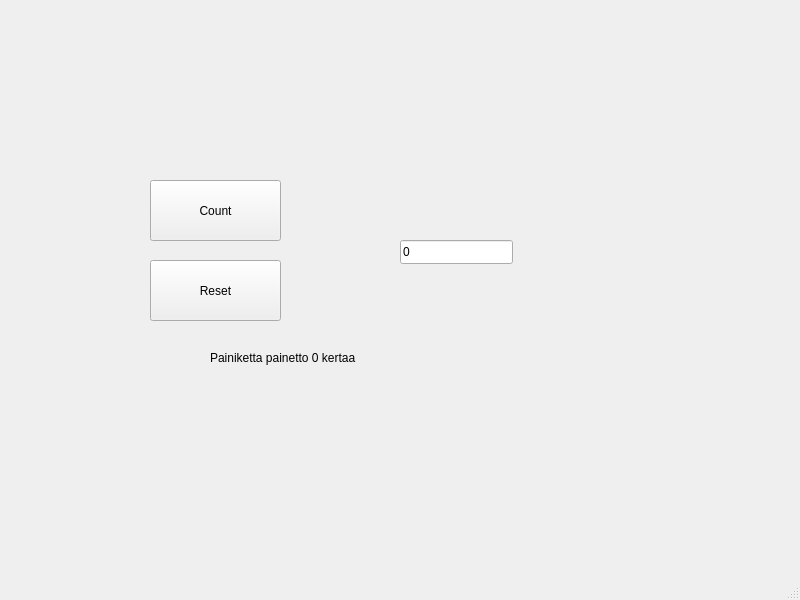
<?xml version="1.0" encoding="UTF-8"?>
<ui version="4.0">
 <class>MainWindow</class>
 <widget class="QMainWindow" name="MainWindow">
  <property name="geometry">
   <rect>
    <x>0</x>
    <y>0</y>
    <width>800</width>
    <height>600</height>
   </rect>
  </property>
  <property name="windowTitle">
   <string>MainWindow</string>
  </property>
  <widget class="QWidget" name="centralwidget">
   <widget class="QPushButton" name="btnCount">
    <property name="geometry">
     <rect>
      <x>150</x>
      <y>180</y>
      <width>131</width>
      <height>61</height>
     </rect>
    </property>
    <property name="text">
     <string>Count</string>
    </property>
   </widget>
   <widget class="QPushButton" name="btnReset">
    <property name="geometry">
     <rect>
      <x>150</x>
      <y>260</y>
      <width>131</width>
      <height>61</height>
     </rect>
    </property>
    <property name="text">
     <string>Reset</string>
    </property>
   </widget>
   <widget class="QLineEdit" name="txtResult">
    <property name="geometry">
     <rect>
      <x>400</x>
      <y>240</y>
      <width>113</width>
      <height>24</height>
     </rect>
    </property>
    <property name="text">
     <string>0</string>
    </property>
   </widget>
   <widget class="QLabel" name="labelInfo">
    <property name="geometry">
     <rect>
      <x>210</x>
      <y>350</y>
      <width>241</width>
      <height>16</height>
     </rect>
    </property>
    <property name="text">
     <string>Painiketta painetto 0 kertaa</string>
    </property>
   </widget>
  </widget>
  <widget class="QMenuBar" name="menubar">
   <property name="geometry">
    <rect>
     <x>0</x>
     <y>0</y>
     <width>800</width>
     <height>21</height>
    </rect>
   </property>
  </widget>
  <widget class="QStatusBar" name="statusbar"/>
 </widget>
 <resources/>
 <connections/>
</ui>
